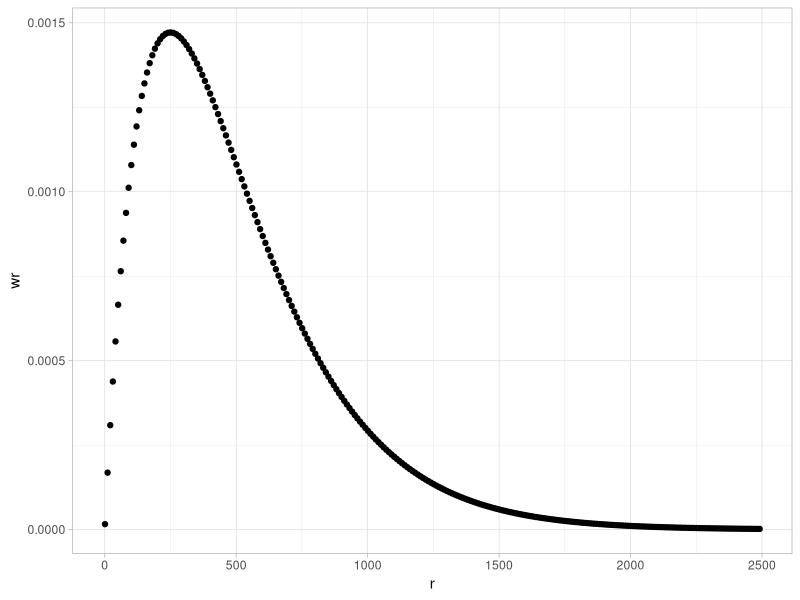
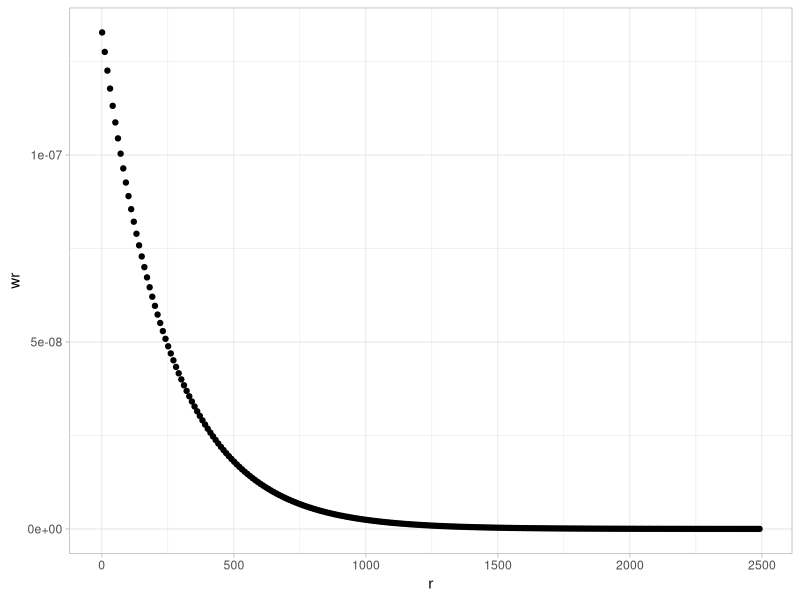
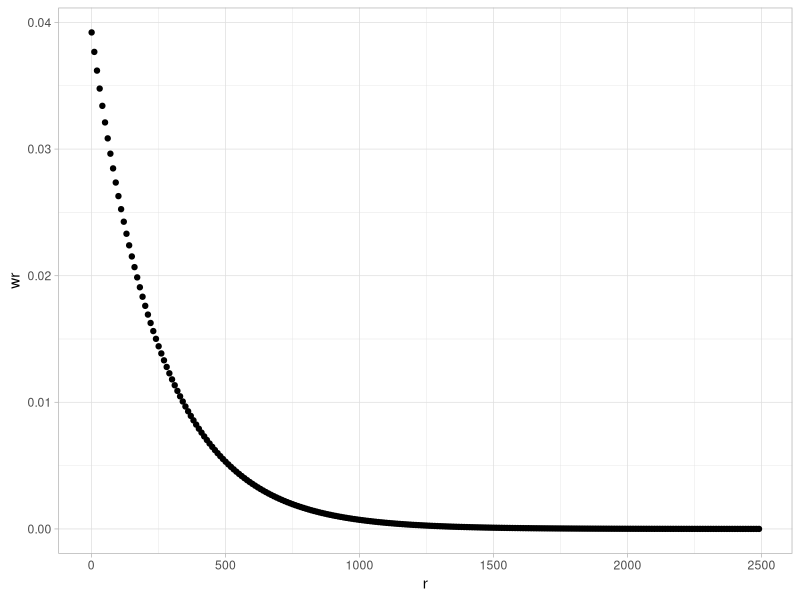
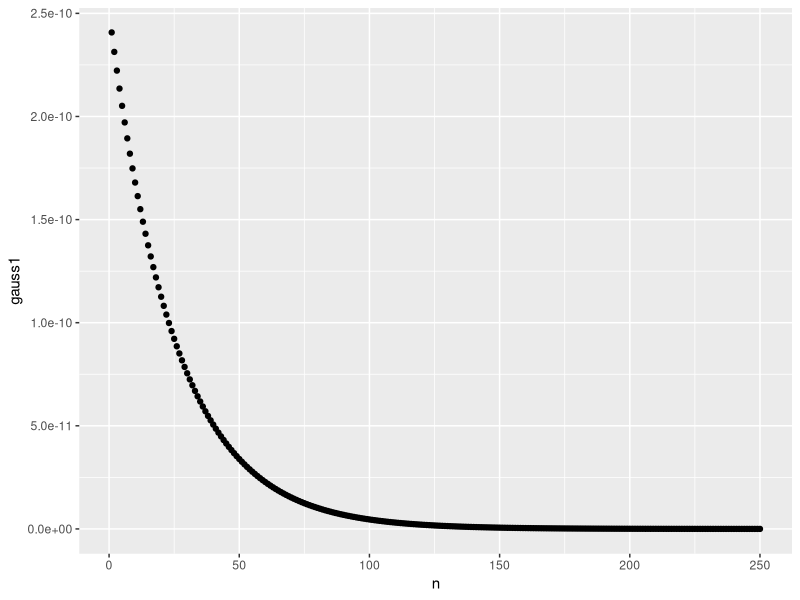
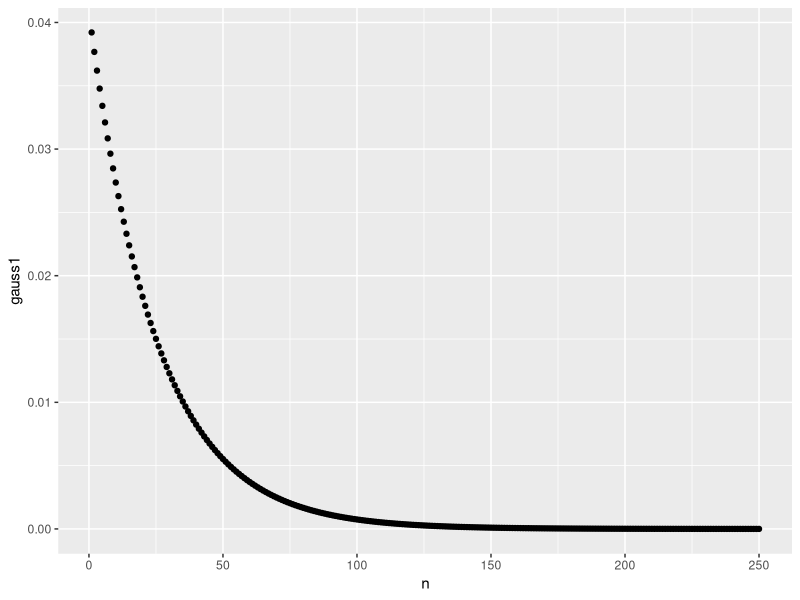
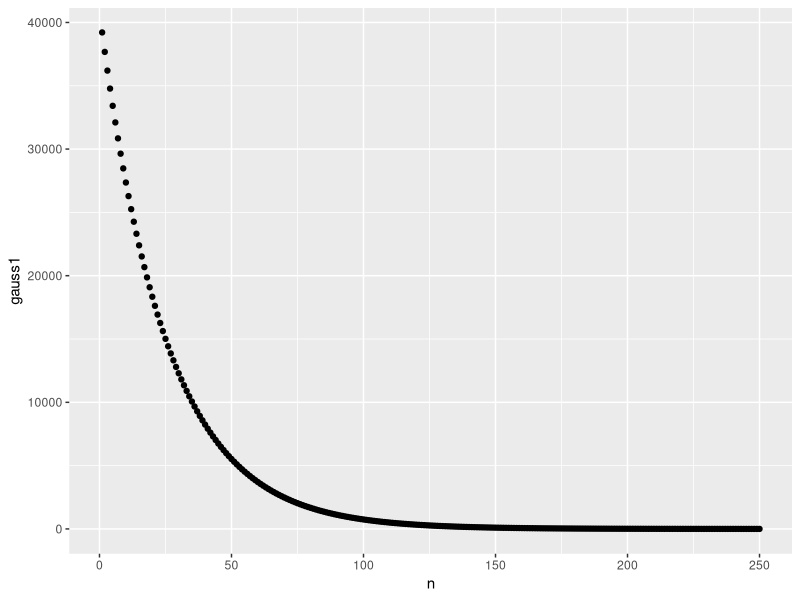

Here is the R script that generated these plots, in order:
## ---- chunk 1
library(ggplot2)
library(tidyr)
## ---- chunk 2
Mn <- 30000 #MNIT 19100 52100
repeat_unit <- 120 #DM1 28.05 PPO:120 PC:254
r_step <- 10
mh_a <- 0.83 #used for mv - mark-houwink constant for polycarbonate: 0.83
tau <- repeat_unit / Mn
## ---- chunk 3
r <- seq(1, 2500, r_step)

wr <- tau^2 * r * exp(-tau * r)
## ---- chunk 4
as_tibble(list(r = r, wr = wr)) |>
  ggplot(aes(x = r, y = wr)) +
  geom_point() +
  theme_light()
## ---- chunk 5
number_chains <- wr / (seq(1, 2500, r_step) * 120)
## ---- chunk 6
as_tibble(list(r = r, wr = number_chains)) |>
  ggplot(aes(x = r, y = wr)) +
  geom_point() +
  theme_light()
## ---- chunk 7
nc_norm <- number_chains / sum(number_chains)
## ---- chunk 8
as_tibble(list(r = r, wr = nc_norm)) |>
  ggplot(aes(x = r, y = wr)) +
  geom_point() +
  theme_light()
## ---- chunk 9
N1 <- 1e6

n1_norm <- nc_norm * N1
## ---- chunk 10
# as_tibble(list(r = r, wr = n1_norm)) |>
#   ggplot(aes(x = r, y = wr)) +
#   geom_point() +
#   theme_light()
## ---- chunk 11
M0 <- 0
M1 <- 0
M2 <- 0
M3 <- 0
M4 <- 0
M5 <- 0
M10 <- 0 #added for Mv

for (i in 1:length(n1_norm)) {
  M0 <- M0 + n1_norm[i]
  #M1 <- M1 + i * 10 * n1_norm[i]
  M1 <- M1 + (i * r_step * repeat_unit) * n1_norm[i]
  #M2 <- M2 + i * i * 10^2 * n1_norm[i]
  M2 <- M2 + (i * r_step * repeat_unit)^2 * n1_norm[i]
  #M3 <- M3 + i * i * i * 10^3 * n1_norm[i]
  M3 <- M3 + (i * r_step * repeat_unit)^3 * n1_norm[i]
  #M4 <- M4 + i * i * i * i + gauss1[i] #too big of a number
  #M5 <- M5 + i * i * i * i * i + gauss1[1]
  
  # FOR MV ONLY
  #M10 <- M10 + (i * r_step * repeat_unit)^(1 + mh_a) * n1_norm[i]
}

SUMM1 <- M1

#MN1 <- repeat_unit * M1 / M0
MN1 <- M1 / M0
MW1 <- M2 / M1
PD1 <- MW1 / MN1

#MV <- (M10 / M1)^(1 / mh_a)
## ---- chunk 12
MNIT <- 30000
PDIT <- 2.0
MWIT <- PDIT * MNIT

DM1 <- 120 #PPE monomer weight
channels1 <- 250 #number of channels for the MW distribution

N1 <- 1e6
## ---- chunk 13
gamma <- function(z) {
  p <- list()
  p[[1]] <- 1.000000000190
  p[[2]] <- 76.18009172947146
  p[[3]] <- 86.50532032941677
  p[[4]] <- 24.01409824083091
  p[[5]] <- 1.231739572450155
  p[[6]] <- 0.001208650973866179
  p[[7]] <- 0.000005395239384953
  
  sig <- 0
  for (n in 2:7) {
    sig = sig + p[[n]] / (z + n)
  }
  
  return (2.506628275 / z * (p[[1]] + sig) * (z+5.5)^(z+0.5) * exp(-(z+5.5)))
}
## ---- chunk 14
k1 <- 1 / (PDIT - 1)
beta1 <- k1 / (MWIT/PDIT)
z <- k1 + 1
g1 <- gamma(z)

gauss1 <- numeric()

for (i in 1:channels1) {
   M <- i * 10 * DM1
   gauss1 <- c(gauss1, beta1^(k1+1) * M^(k1-1) * exp(-beta1*M)/g1)
}
#gauss1 <- round(N1 * MWIT / PDIT * gauss1 * DM1)
## ---- chunk 15
as_tibble(list(n = 1:channels1, gauss1 = gauss1)) |>
  ggplot(aes(x = n, y = gauss1)) +
  geom_point()
## ---- chunk 16
g1_norm <- gauss1 / sum(gauss1)

as_tibble(list(n = 1:channels1, gauss1 = g1_norm)) |>
  ggplot(aes(x = n, y = gauss1)) +
  geom_point()
## ---- chunk 17
g1n1_norm <- round(g1_norm * N1)

as_tibble(list(n = 1:channels1, gauss1 = g1n1_norm)) |>
  ggplot(aes(x = n, y = gauss1)) +
  geom_point()
## ---- chunk 18
M0 <- 0
M1 <- 0
M2 <- 0
M3 <- 0
M4 <- 0
M5 <- 0

for (i in 1:length(g1n1_norm)) {
  M0 <- M0 + g1n1_norm[i]
  M1 <- M1 + i * 10 * g1n1_norm[i]
  M2 <- M2 + i * i * 10^2 * g1n1_norm[i]
  M3 <- M3 + i * i * i * 10^3 * g1n1_norm[i]
  #M4 <- M4 + i * i * i * i + gauss1[i] #too big of a number
  #M5 <- M5 + i * i * i * i * i + gauss1[1]
}

SUMM1 <- M1

MN1 <- DM1 * M1 / M0
MW1 <- DM1 * M2 / M1
PD1 <- MW1 / MN1
